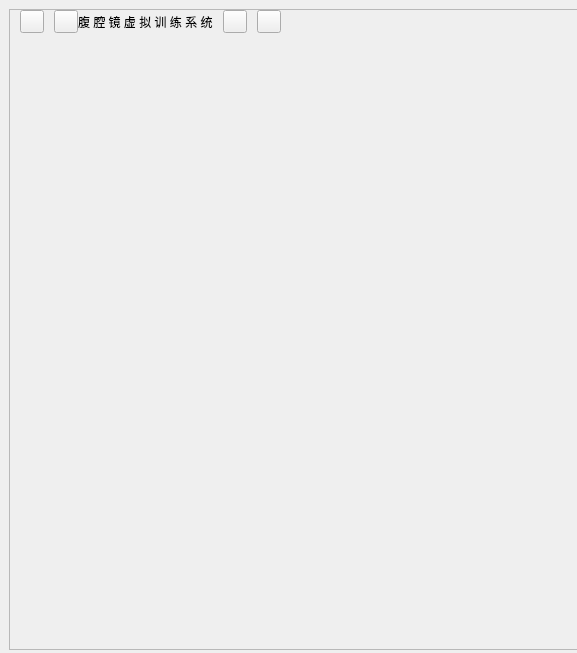
<?xml version="1.0" encoding="UTF-8"?>
<ui version="4.0">
 <class>MainFrameWindow</class>
 <widget class="QWidget" name="MainFrameWindow">
  <property name="geometry">
   <rect>
    <x>0</x>
    <y>0</y>
    <width>577</width>
    <height>653</height>
   </rect>
  </property>
  <property name="windowTitle">
   <string>SimLaparo</string>
  </property>
  <widget class="QFrame" name="MainFrame">
   <property name="enabled">
    <bool>true</bool>
   </property>
   <property name="geometry">
    <rect>
     <x>9</x>
     <y>9</y>
     <width>571</width>
     <height>641</height>
    </rect>
   </property>
   <property name="sizePolicy">
    <sizepolicy hsizetype="Expanding" vsizetype="Expanding">
     <horstretch>0</horstretch>
     <verstretch>0</verstretch>
    </sizepolicy>
   </property>
   <property name="frameShape">
    <enum>QFrame::StyledPanel</enum>
   </property>
   <property name="frameShadow">
    <enum>QFrame::Raised</enum>
   </property>
   <property name="lineWidth">
    <number>0</number>
   </property>
   <layout class="QVBoxLayout" name="verticalLayout_3">
    <property name="spacing">
     <number>0</number>
    </property>
    <property name="leftMargin">
     <number>0</number>
    </property>
    <property name="topMargin">
     <number>0</number>
    </property>
    <property name="rightMargin">
     <number>0</number>
    </property>
    <property name="bottomMargin">
     <number>0</number>
    </property>
    <item>
     <layout class="QVBoxLayout" name="verticalLayout" stretch="0,0">
      <item>
       <layout class="QHBoxLayout" name="horizontalLayout">
        <item>
         <spacer name="horizontalSpacer_12">
          <property name="orientation">
           <enum>Qt::Horizontal</enum>
          </property>
          <property name="sizeType">
           <enum>QSizePolicy::Fixed</enum>
          </property>
          <property name="sizeHint" stdset="0">
           <size>
            <width>10</width>
            <height>20</height>
           </size>
          </property>
         </spacer>
        </item>
        <item>
         <widget class="QToolButton" name="exitBtn">
          <property name="focusPolicy">
           <enum>Qt::NoFocus</enum>
          </property>
          <property name="text">
           <string/>
          </property>
         </widget>
        </item>
        <item>
         <spacer name="horizontalSpacer_13">
          <property name="orientation">
           <enum>Qt::Horizontal</enum>
          </property>
          <property name="sizeType">
           <enum>QSizePolicy::Fixed</enum>
          </property>
          <property name="sizeHint" stdset="0">
           <size>
            <width>10</width>
            <height>20</height>
           </size>
          </property>
         </spacer>
        </item>
        <item>
         <widget class="QToolButton" name="aboutBtn">
          <property name="focusPolicy">
           <enum>Qt::NoFocus</enum>
          </property>
          <property name="text">
           <string/>
          </property>
         </widget>
        </item>
        <item>
         <widget class="QLabel" name="label">
          <property name="text">
           <string>腹 腔 镜 虚 拟 训 练 系 统</string>
          </property>
         </widget>
        </item>
        <item>
         <spacer name="horizontalSpacer_14">
          <property name="orientation">
           <enum>Qt::Horizontal</enum>
          </property>
          <property name="sizeType">
           <enum>QSizePolicy::Fixed</enum>
          </property>
          <property name="sizeHint" stdset="0">
           <size>
            <width>10</width>
            <height>20</height>
           </size>
          </property>
         </spacer>
        </item>
        <item>
         <widget class="QToolButton" name="backBtn">
          <property name="focusPolicy">
           <enum>Qt::NoFocus</enum>
          </property>
          <property name="text">
           <string/>
          </property>
         </widget>
        </item>
        <item>
         <spacer name="horizontalSpacer_15">
          <property name="orientation">
           <enum>Qt::Horizontal</enum>
          </property>
          <property name="sizeType">
           <enum>QSizePolicy::Fixed</enum>
          </property>
          <property name="sizeHint" stdset="0">
           <size>
            <width>10</width>
            <height>20</height>
           </size>
          </property>
         </spacer>
        </item>
        <item>
         <widget class="QToolButton" name="personBtn">
          <property name="focusPolicy">
           <enum>Qt::NoFocus</enum>
          </property>
          <property name="text">
           <string/>
          </property>
         </widget>
        </item>
        <item>
         <spacer name="horizontalSpacer">
          <property name="orientation">
           <enum>Qt::Horizontal</enum>
          </property>
          <property name="sizeHint" stdset="0">
           <size>
            <width>40</width>
            <height>20</height>
           </size>
          </property>
         </spacer>
        </item>
       </layout>
      </item>
      <item>
       <spacer name="verticalSpacer_6">
        <property name="orientation">
         <enum>Qt::Vertical</enum>
        </property>
        <property name="sizeHint" stdset="0">
         <size>
          <width>20</width>
          <height>40</height>
         </size>
        </property>
       </spacer>
      </item>
     </layout>
    </item>
   </layout>
  </widget>
 </widget>
 <resources/>
 <connections/>
</ui>
